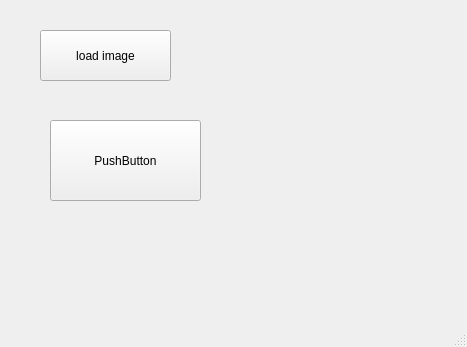
<?xml version="1.0" encoding="UTF-8"?>
<ui version="4.0">
 <class>MainWindow</class>
 <widget class="QMainWindow" name="MainWindow">
  <property name="geometry">
   <rect>
    <x>0</x>
    <y>0</y>
    <width>467</width>
    <height>347</height>
   </rect>
  </property>
  <property name="windowTitle">
   <string>MainWindow</string>
  </property>
  <widget class="QWidget" name="centralwidget">
   <widget class="QPushButton" name="loadImageButton">
    <property name="geometry">
     <rect>
      <x>40</x>
      <y>30</y>
      <width>131</width>
      <height>51</height>
     </rect>
    </property>
    <property name="text">
     <string>load image</string>
    </property>
   </widget>
   <widget class="QPushButton" name="pushButton">
    <property name="geometry">
     <rect>
      <x>50</x>
      <y>120</y>
      <width>151</width>
      <height>81</height>
     </rect>
    </property>
    <property name="text">
     <string>PushButton</string>
    </property>
   </widget>
  </widget>
  <widget class="QMenuBar" name="menubar">
   <property name="geometry">
    <rect>
     <x>0</x>
     <y>0</y>
     <width>467</width>
     <height>22</height>
    </rect>
   </property>
  </widget>
  <widget class="QStatusBar" name="statusbar"/>
 </widget>
 <resources/>
 <connections/>
</ui>
